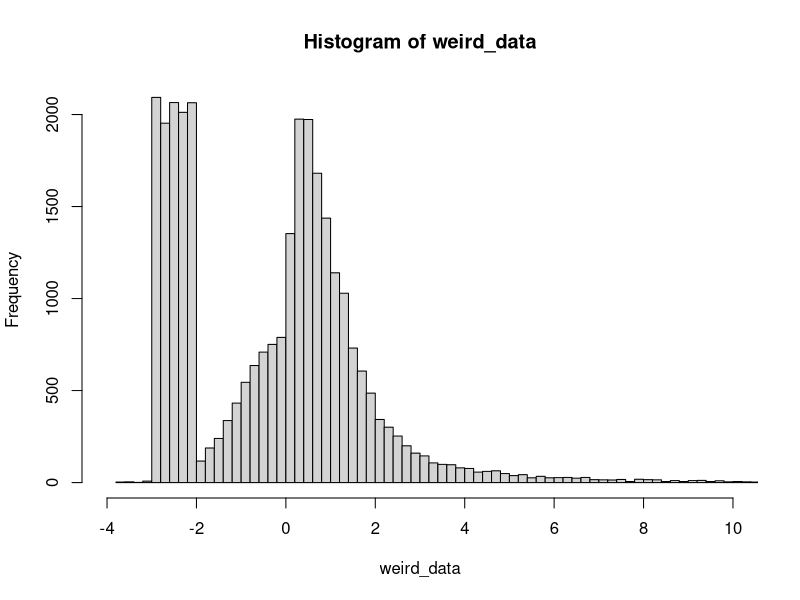
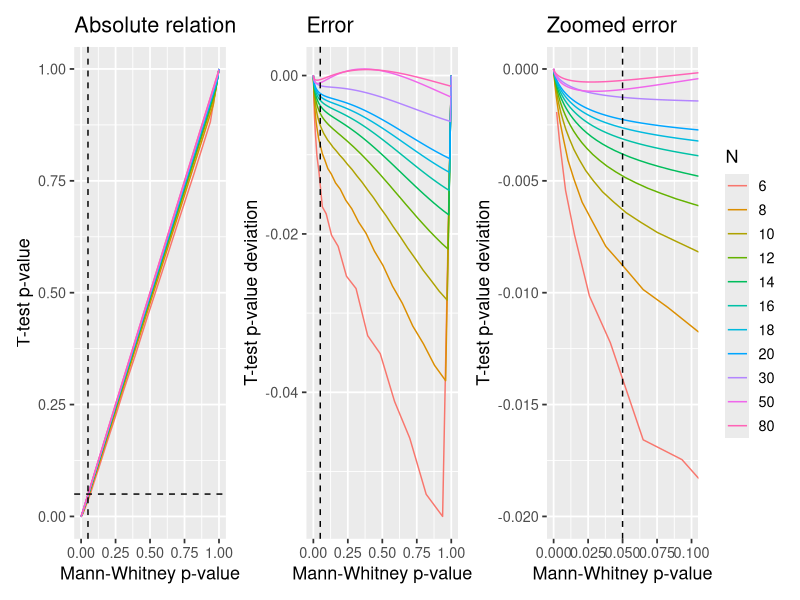

The R source for these figures, in order:
## ---- chunk 1
weird_data = c(rnorm(10000), exp(rnorm(10000)), runif(10000, min=-3, max=-2))
hist(weird_data, breaks=200, xlim=c(-4, 10))
## ---- chunk 2
# Test differences between these two datasets
x = sample(weird_data, 50)
y = rnorm(50)

# Wilcoxon / Mann-Whitney U
wilcox = wilcox.test(x, y)

# Parametric on ranks
ranks = rank(c(x, y))  # Look up for data
ranked_x = ranks[1:length(x)]  # Select one
ranked_y = ranks[-(1:length(x))]  # Select the other
ttest = t.test(ranked_x, ranked_y)  # Comparable to Wilcoxon?

# You can also do it as a linear model
summary(lm(ranks ~ I(rep(c('x', 'y'), each=50))))

# Compare p-values
rbind(wilcoxon = wilcox$p.value, 
      ttest = ttest$p.value)
## ---- chunk 3
library(tidyverse)

# Parameters
Ns = c(seq(from=6, to=20, by=2), 30, 50, 80)
mus = c(0, 0.5, 1)  # Means
PERMUTATIONS = 1:200

# Run it
D = expand.grid(set=PERMUTATIONS, mu=mus, N=Ns) %>%
  mutate(
    # Generate data. One normal and one weird
    data = map2(N, mu, ~cbind(sample(weird_data, .x), .y + rnorm(.x))),
    
    # Built-in
    mann_raw = map(data, ~ wilcox.test(.x[,1], .x[,2])),
    
    # Ttest
    ranked_value = map(data, ~ rank(c(.x))),  # As 1D ranked vector for t.test
    ttest_raw = map2(ranked_value, N, ~t.test(.x[1:.y], .x[-(1:.y)], var.equal=TRUE)),
    
    # Tidy it up
    mann = map(mann_raw, broom::tidy),
    ttest = map(ttest_raw, broom::tidy)
  ) %>%
  
  # Get as columns instead of lists; then remove "old" columns
  unnest(mann, ttest, .sep='_') %>%
  select(-data, -mann_raw, -ranked_value, -ttest_raw)

head(D)
## ---- chunk 4
D$N = factor(D$N)  # Make N a factor for prettier plotting

library(ggplot2)
library(patchwork)

# A straight-up comparison of the p-values
p_relative = ggplot(D, aes(x=mann_p.value, y=ttest_p.value, color=N)) + 
  geom_line() + 
  geom_vline(xintercept=0.05, lty=2) +
  geom_hline(yintercept=0.05, lty=2) +
  
  labs(title='Absolute relation', x = 'Mann-Whitney p-value', y = 'T-test p-value') + 
  #coord_cartesian(xlim=c(0, 0.10), ylim=c(0, 0.11)) + 
  theme_gray(13) + 
  guides(color=FALSE)

# Looking at the difference (error) between p-values
p_error_all = ggplot(D, aes(x=mann_p.value, y=ttest_p.value-mann_p.value, color=N)) + 
  geom_line() + 
  geom_vline(xintercept=0.05, lty=2) +
  
  labs(title='Error', x = 'Mann-Whitney p-value', y = 'T-test p-value deviation') + 
  theme_gray(13) + 
  guides(color=FALSE)

# Same, but zoomed in around p=0.05
p_error_zoom = ggplot(D, aes(x=mann_p.value, y=ttest_p.value-mann_p.value, color=N)) + 
  geom_line() + 
  geom_vline(xintercept=0.05, lty=2) +
  
  labs(title='Zoomed error', x = 'Mann-Whitney p-value', y = 'T-test p-value deviation') + 
  coord_cartesian(xlim=c(0, 0.10), ylim=c(-0.020, 0.000)) + 
  theme_gray(13)

# Show it. Patchwork is your friend!
p_relative + p_error_all + p_error_zoom
